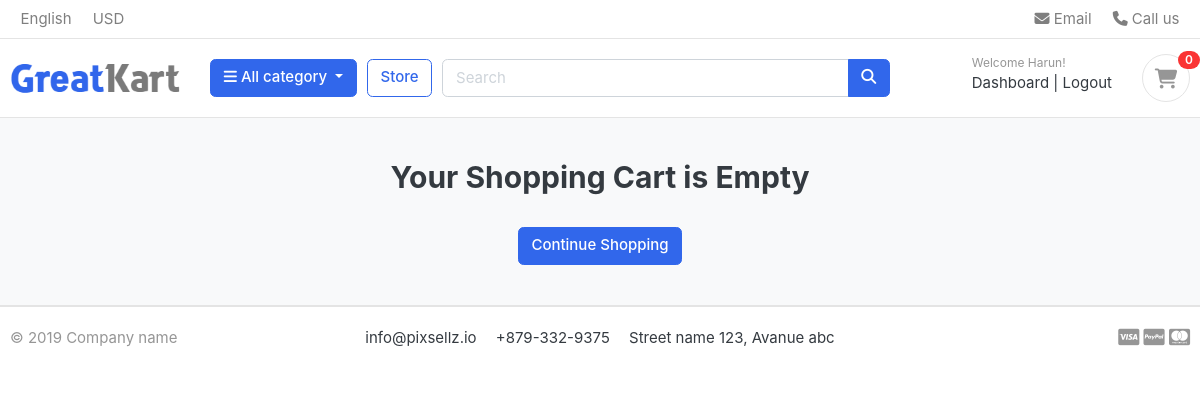
Before: /cart/ (signed in) with the older database file.
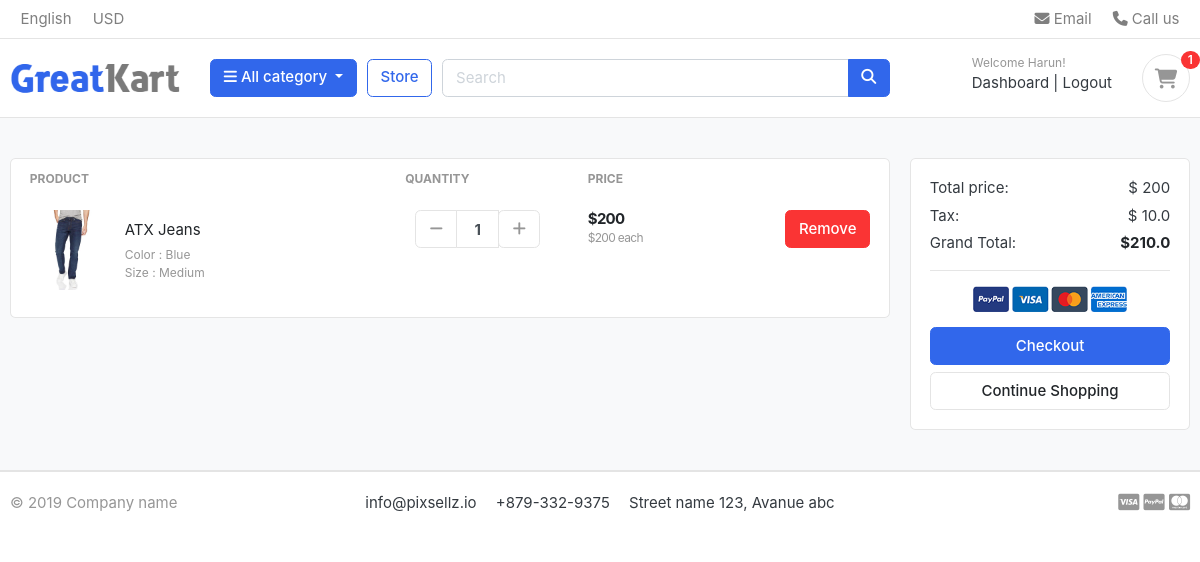
After: the same page with the newer database file.
### carts/models.py (models this page shows, shortened)
class CartItem(models.Model):
	user = models.ForeignKey(Account, on_delete=models.CASCADE, null=True)
	product = models.ForeignKey(Product, on_delete=models.CASCADE)
	variations = models.ManyToManyField(Variation, blank=True)
	cart = models.ForeignKey(Cart, on_delete=models.CASCADE, null=True)
	quantity = models.IntegerField()
	is_active = models.BooleanField(default=True)
	def sub_total(self):
		return self.product.price * self.quantity

### store/models.py (models this page shows, shortened)
class Product(models.Model):
	product_name = models.CharField(max_length=2000, unique=True)
	slug = models.SlugField(max_length=300, unique=True)
	description = models.TextField(max_length=5000, blank=True)
	price = models.IntegerField()
	image = models.ImageField(upload_to='photos/products')
	stock = models.IntegerField()
	is_available = models.BooleanField(default=True)
	category = models.ForeignKey(Category, on_delete=models.CASCADE)
	created_date = models.DateTimeField(auto_now_add=True)
	modified_date = models.DateTimeField(auto_now=True)
	def get_url(self):
		return reverse('product_detail', args=[self.category.slug, self.slug])

class Variation(models.Model):
	product = models.ForeignKey(Product, on_delete=models.CASCADE)
	variation_category = models.CharField(max_length=100, choices=variation_category_choice)
	variation_value = models.CharField(max_length=100)
	is_active = models.BooleanField(default=True)
	created_date = models.DateTimeField(auto_now=True)
	objects = VariationManager()

### carts/views.py (the view)
# urls.py: path('', views.cart, name='cart'),
def cart(request, total=0, quantity=0, cart_items=None):
	try:
		tax = 0
		grand_total = 0
		if request.user.is_authenticated:
			cart_items = CartItem.objects.filter(user=request.user, is_active=True)
		else:
			cart = Cart.objects.get(cart_id=_cart_id(request))
			cart_items = CartItem.objects.filter(cart=cart, is_active=True)
		for cart_item in cart_items:
			total += (cart_item.product.price * cart_item.quantity)
			quantity += cart_item.quantity
		tax = (5 * total)/100
		grand_total = total + tax
	except ObjectDoesNotExist:
		pass # Ignore
	context = {
		'total': total,
		'quantity': quantity,
		'cart_items': cart_items,
		'tax': tax,
		'grand_total': grand_total,
	}
	return render(request, 'store/cart.html', context)

### carts/context_processors.py (called while the page is built)
def counter(request):
	cart_count = 0
	if 'admin' in request.path:
		return {}
	else:
		try:
			cart = Cart.objects.filter(cart_id=_cart_id(request))
			if request.user.is_authenticated:
				cart_items = CartItem.objects.all().filter(user=request.user)
			else:
				cart_items = CartItem.objects.all().filter(cart=cart[:1])
			for cart_item in cart_items:
				cart_count += cart_item.quantity
		except Cart.DoesNotExist:
			cart_count = 0
	return dict(cart_count=cart_count)

### carts/views.py (called while the page is built)
def _cart_id(request):
	cart = request.session.session_key
	if not cart:
		cart = request.session.create()
	return cart

### category/context_processors.py (called while the page is built)
def menu_links(request):
	links = Category.objects.all()
	return dict(links=links)

### category/models.py (called while the page is built)
	def get_url(self):
			return reverse('products_by_category', args=[self.slug])

### templates/store/cart.html (shortened to what this page needs)
{% extends "base.html" %}
{% load static %}
{% block content %}
<section class="section-content padding-y bg">
<div class="container">
{% if not cart_items %}
<h2 class="text-center">Your Shopping Cart is Empty</h2>
<br>
<div class="text-center">
	<a href="{% url 'store' %}" class="btn btn-primary">Continue Shopping</a>
{% else %}
<div class="row">
	<aside class="col-lg-9">
<div class="card">
<table class="table table-borderless table-shopping-cart">
<thead class="text-muted">
<tr class="small text-uppercase">
  <th scope="col">Product</th>
  <th scope="col" width="120">Quantity</th>
  <th scope="col" width="120">Price</th>
  <th scope="col" class="text-right" width="200"> </th>
{% for cart_item in cart_items %}
</tr>
</thead>
<tbody>
<tr>
	<td>
		<figure class="itemside align-items-center">
			<div class="aside"><img src="{{ cart_item.product.image.url }}" class="img-sm"></div>
			<figcaption class="info">
				<a href="{{ cart_item.product.get_url }}" class="title text-dark">{{ cart_item.product.product_name }}</a>
				<p class="text-muted small">
					{% if cart_item.variations.all %}
						{% for item in cart_item.variations.all %}
							{{ item.variation_category | capfirst }} : {{ item.variation_value | capfirst }} <br>
						{% endfor %}
					{% endif %}
				</p>
			</figcaption>
		</figure>
	</td>
	<td>
	<div class="col">
		<div class="input-group input-spinner">
			<div class="input-group-prepend">
				<a href="{% url 'remove_cart' cart_item.product.id cart_item.id %}" class="btn btn-light" type="button" id="button-plus"> <i class="fa fa-minus"></i> </a>
					</div>
					   <input type="text" class="form-control"  value="{{ cart_item.quantity }}">
						 <div class="input-group-append">
						   <form action="{% url 'add_cart' cart_item.product.id %}" method="POST">
							<button class="btn btn-light" type="submit" id="button-minus"> <i class="fa fa-plus"></i></button>
						   </form>
							</div>
						</div>
					</div>
	</td>
	<td>
		<div class="price-wrap">
			<var class="price">${{ cart_item.sub_total }}</var>
			<small class="text-muted"> ${{ cart_item.product.price }} each </small>
		</div>
	</td>
	<td class="text-right">
	<a href="{% url 'remove_cart_item' cart_item.product.id cart_item.id %}" onclick="return confirm('Are you sure you want to delete this item')"class="btn btn-danger"> Remove</a>
	</td>
</tr>
{% endfor %}
</tbody>
</table>
</div>
	</aside>
	<aside class="col-lg-3">
		<div class="card">
		<div class="card-body">
			<dl class="dlist-align">
			  <dt>Total price:</dt>
			  <dd class="text-right">$ {{ total }}</dd>
			</dl>
			<dl class="dlist-align">
			  <dt>Tax:</dt>
			  <dd class="text-right"> $ {{ tax }}</dd>
			</dl>
			<dl class="dlist-align">
			  <dt>Grand Total:</dt>
			  <dd class="text-right text-dark b"><strong>${{ grand_total }}</strong></dd>
			</dl>
			<hr>
			<p class="text-center mb-3">
				<img src="{% static './images/misc/payments.png' %}" height="26">
			</p>
			<a href="{% url 'checkout' %}" class="btn btn-primary btn-block"> Checkout </a>
			<a href="{% url 'store' %}" class="btn btn-light btn-block">Continue Shopping</a>
		</div>
		</div>
</aside>
</div>
{% endif %}
</div>
</section>
{% endblock %}

### templates/includes/navbar.html (shortened to what this page needs)
{% load static %}
<header class="section-header">
<nav class="navbar p-md-0 navbar-expand-sm navbar-light border-bottom">
<div class="container">
  <div class="collapse navbar-collapse" id="navbarTop4">
    <ul class="navbar-nav mr-auto">
    	<li class="nav-item dropdown">
		 	<a href="#" class="nav-link">   English </a>
		</li>
		<li class="nav-item dropdown">
			<a href="#" class="nav-link"> USD </a>
		</li>
    </ul>
    <ul class="navbar-nav">
		<li><a href="#" class="nav-link"> <i class="fa fa-envelope"></i> Email </a></li>
		<li><a href="#" class="nav-link"> <i class="fa fa-phone"></i> Call us </a></li>
	</ul>
  </div>
</div>
</nav>
<section class="header-main border-bottom">
	<div class="container">
<div class="row align-items-center">
	<div class="col-lg-2 col-md-3 col-6">
		<a href="{% url 'home' %}" class="brand-wrap">
			<img class="logo" src="{% static './images/logo.png' %}">
		</a>
	</div>
	<div class="col-lg col-sm col-md col-6 flex-grow-0">
		<div class="category-wrap dropdown d-inline-block float-right">
			<button type="button" class="btn btn-primary dropdown-toggle" data-toggle="dropdown">
				<i class="fa fa-bars"></i> All category
			</button>
		</div>
	</div>
	<a href="{% url 'store' %}" class="btn btn-outline-primary">Store</a>
	<div class="col-lg  col-md-6 col-sm-12 col">
		<form action="{% url 'search' %}" class="search" method="GET">
			<div class="input-group w-100">
			    <input type="text" class="form-control" style="width:60%;" placeholder="Search" name="keyword">
			    <div class="input-group-append">
			      <button class="btn btn-primary" type="submit">
			        <i class="fa fa-search"></i>
			      </button>
			    </div>
		    </div>
		</form>
	</div>
	<div class="col-lg-3 col-sm-6 col-8 order-2 order-lg-3">
				<div class="d-flex justify-content-end mb-3 mb-lg-0">
					{% if user.id is None %}
					<div class="widget-header">
						<small class="title text-muted">Welcome guest!</small>
						<div>
							<a href="{% url 'login' %}">Sign in</a> <span class="dark-transp"> | </span>
							<a href="{% url 'register' %}"> Register</a>
						</div>
					</div>
					{% else %}
					<div class="widget-header">
						<small class="title text-muted">Welcome {{ user.first_name }}!</small>
						<div>
							<a href="{% url 'dashboard' %}">Dashboard</a> <span class="dark-transp"> | </span>
							<a href="{% url 'logout' %}"> Logout </a>
						</div>
					</div>
					{% endif %}
					<a href="{% url 'cart' %}" class="widget-header pl-3 ml-3">
						<div class="icon icon-sm rounded-circle border"><i class="fa fa-shopping-cart"></i></div>
						<span class="badge badge-pill badge-danger notify">{{ cart_count }}</span>
					</a>
				</div>
			</div>
</div>
	</div>
</section>
</header>

Changed rows visible on the page:
added CartItem: product.image (picture), product.product_name "ATX Jeans", quantity "1", sub_total "200", product.price "200"
now on this page (row unchanged): Variation: variation_category "Color", variation_value "Blue"
now on this page (row unchanged): Variation: variation_category "Size", variation_value "Medium"
Other visible differences:
{{ cart_count }}: "0" → "1"
{{ total }}: (not shown) → "200"
{{ tax }}: (not shown) → "10.0"
{{ grand_total }}: (not shown) → "210.0"
text no longer shown: "Your Shopping Cart is Empty"
text now shown: "PRODUCT QUANTITY PRICE Total price: $ Tax: $ Grand Total: $ Checkout"
